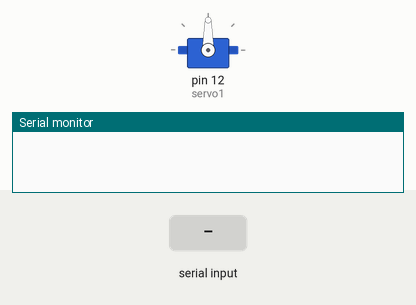
The sketch below on a simulated Arduino Uno, built with avr-gcc and run on an emulated ATmega328P. Parts: servo, the last lines printed to the serial monitor. The inputs (shaded band) are chosen by the test bench.

Above: at 1.2 s.
1.3 s: "T" received over the second serial link
At 2.7 s:
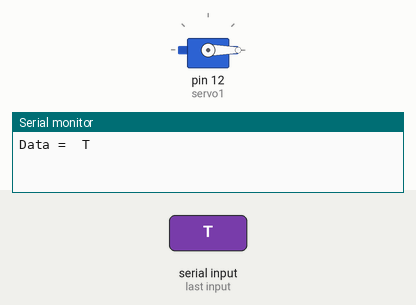
3.8 s: "1" received over the second serial link
Timing chart, 0 to 6.8 s (numbered marks = the images above; inputs shaded):
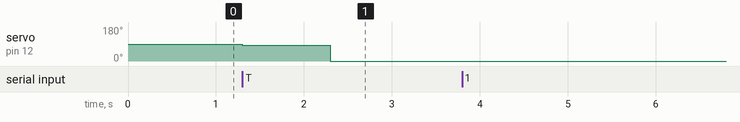

Measured:
- after the input at 1.3 s, servo on pin 12 (servo1): 90° → 84° at once, → 0° 1.0 s later

The sketch:

Test_servo.ino
```cpp
#include<SoftwareSerial.h>
#define TX 11
#define RX 3
SoftwareSerial BlueT(RX,TX);

#include <Servo.h>
Servo servo1;
//Servo servo2;

char Data;

void setup() {
  Serial.begin(9600);
  BlueT.begin(9600);

  servo1.attach(12,500,2650);
  //servo2.attach(13,500,2650);

}

void loop() {
  if (BlueT.available()){
      Data=BlueT.read();
      Serial.print("Data =  ");
      Serial.println(Data);

  if (Data=='T') {
      servo1.writeMicroseconds(1500);
      delay(1000);
      servo1.writeMicroseconds(0);
  }

  //if (Data=='O') {
      //servo2.writeMicroseconds(3000);
  //}

  //if (Data=='C') {
      //servo2.writeMicroseconds(0);
  //}

 }

}
```
